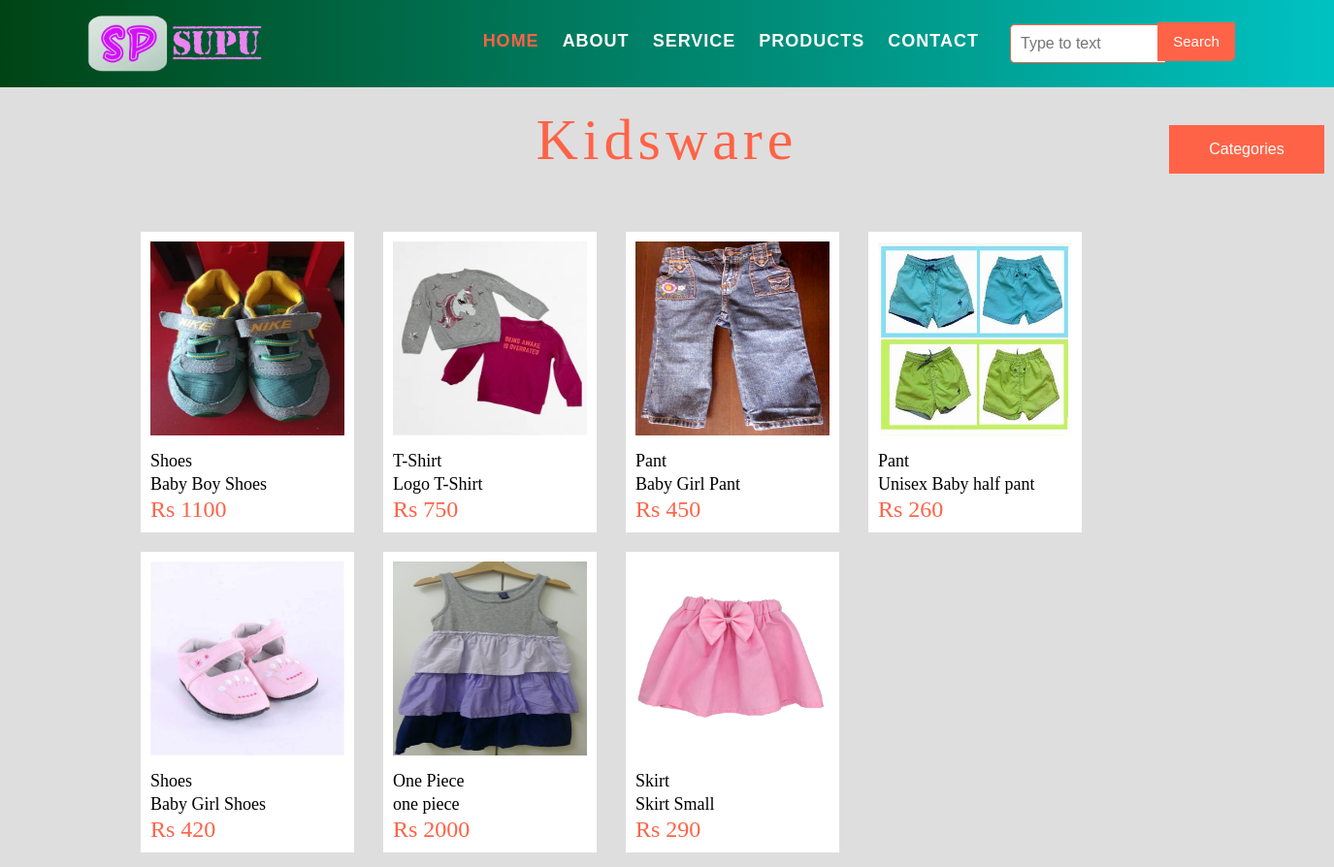
Page /kids.php on the committed database.
### tables this page shows
CREATE TABLE `tbl_products` (
  `productid` int(11) NOT NULL,
  `category` varchar(40) NOT NULL,
  `productname` varchar(100) NOT NULL,
  `title` varchar(60) NOT NULL,
  `description` varchar(1000) NOT NULL,
  `price` float NOT NULL,
  `img1` varchar(50) DEFAULT NULL
);

### kids.php (the view, shortened to what this page needs)
<!DOCTYPE html>
<head>
    <link rel="stylesheet" href="css/product.css">
    <link rel="stylesheet" href="https://cdnjs.cloudflare.com/ajax/libs/font-awesome/4.7.0/css/font-awesome.min.css">
</head>
<body>
    <div class="heading">
        <?php
        include 'include/header.php';
        ?>
    </div>
    <div class="container">
        <div class="category">Kidsware</div>
        <div class="dropdown1">
            <button class="dropbtn1">Categories</button>
        </div>
        <div class=" product" id="myBtn">
            <?php
            $sql = "SELECT * FROM tbl_products WHERE category = 'kidsware'";
            $result = mysqli_query($conn, $sql);
            $i = 0;
            if (mysqli_num_rows($result) > 0) {
                while ($value = mysqli_fetch_assoc($result)) {
            ?>
                    <div class="item" onclick="show('<?php echo $i; ?>')">
                        <div class="image">
                            <img src="images/upload/<?php echo $value['img1']; ?>" alt="" height="200px" width="200px" ;>
                        </div>
                        <div class="desc">
                            <div class="productname">
                                <?php echo $value['productname']; ?>
                            </div>
                            <div class="title">
                                <?php echo $value['title']; ?>
                            </div>
                            <div class="price">
                                <?php echo "Rs " . $value['price']; ?>
                            </div>
                        </div>
                    </div>
        </div>
<?php
                    $i++;
                }
            }
?>
</body>
</html>

### include/header.php (shortened to what this page needs)
<!DOCTYPE html>
<html lang="en">
<head>
    <head>
        <link rel="stylesheet" href="css/header.css">
        <link rel="stylesheet" href="https://cdnjs.cloudflare.com/ajax/libs/font-awesome/4.7.0/css/font-awesome.min.css">
    </head>
</head>
<body>
    <header>
        <div class="logo">
            <a href="index.php"><img src="./images/logo1.png" width=180px;></a>
        </div>
        <nav>
            <ul>
                <li><a href="index.php" style="color:tomato;">Home</a></li>
                <li><a href="index.php#about">About</a></li>
                <li><a href="index.php#service">Service</a></li>
                <li><a href="products.php">Products</a></li>
                <li><a href="index.php#contact">Contact</a></li>
                <?php
                if (isset($_SESSION['log_status'])) {
                ?>
                    <li>
                        <div class="dropdown">
                            <div class="dropbtn"><?php echo $_SESSION['name']; ?></div>
                            <div class="dropdown-content">
                                <a href="cart.php">Cart</a>
                                <a href="myorder.php">My Order</a>
                                <a href="changepw.php">Change Password</a>
                                <a href="logout.php" onclick="if (confirm(`Are You sure you want to logout?`)){return true;}else{event.stopPropagation(); event.preventDefault();};">Log out</a>
                            </div>
                        </div>
                    </li>
                    <li><a href="cart.php"><i class="fa fa-shopping-cart" style="font-size: 30px;"></i></a></li>
                <?php
                } else {
                ?>
                    <li>
                        <input class="srch" type="search" name="" placeholder="Type to text">
                        <a href="#"><button class="btn">Search</button></a>
                    </li>
                <?php
                }
                ?>
            </ul>
        </nav>
    </header>
</body>
</html>

### css/product.css (style rules this page uses)
* { box-sizing: border-box; margin: 0; padding: 0; }
body { background-color: rgb(222, 222, 222); }
.heading { height: 90px; background-image: linear-gradient(to right, rgb(0, 68, 20), rgb(0, 194, 194)); }
.category { color: tomato; font-family: Copperplate, Papyrus, fantasy; text-align: center; font-size: 60px; padding-top: 20px; letter-spacing: 5px; }
.product { margin: 0 130px 5px; display: flex; flex-wrap: wrap; justify-content: flex-start; cursor: pointer; }
.item { height: 310px; width: 220px; margin: 10px 15px; overflow: hidden; background-color: white; }
.image { padding: 10px; }
.desc { padding: 0 10px; font-size: 18px; line-height: 24px; }
.price { padding-top: 2px; font-size: 24px; color: tomato; }
.dropbtn1 { position: relative; background-color: tomato; color: white; padding: 16px; font-size: 16px; border: none; cursor: pointer; min-width: 160px; margin-left: 1200px; top: 0px; transition: all 0.5s; }
.dropdown1 { top: -50px; right: -5px; position: relative; display: inline-block; }

### css/header.css (style rules this page uses)
* { box-sizing: border-box; padding: 0; margin: 0; }
header { display: flex; flex-wrap: wrap; justify-content: space-between; align-items: center; font-family: Verdana, sans-serif; width: 100%; padding: 5px 40px; }
.logo a { position: relative; top: 10px; padding: 50px 50px 0; font-size: 35px; text-decoration: none; color: rgb(255, 255, 255); }
nav ul { display: flex; list-style-type: none; padding-right: 50px; padding-top: 20px; cursor: pointer; justify-content: center; }
nav ul li a { text-transform: uppercase; text-decoration: none; font-weight: bold; padding: 12px; color: rgb(255, 255, 255); letter-spacing: 1px; font-size: 18px; transition: all 0.5s; }
.srch { margin-left: 20px; width: 160px; height: 40px; background: transparent; border: 1px solid tomato; margin-top: -7px; background-color: #fff; border-right: none; font-size: 16px; float: left; padding: 10px; border-bottom-left-radius: 5px; border-top-left-radius: 5px; }
.btn { width: 80px; height: 40px; background: tomato; border: 2px solid tomato; margin-left: -20px; margin-top: -10px; color: #fff; font-size: 15px; border-bottom-right-radius: 5px; border-bottom-right-radius: 5px; transition: 0.2s ease; cursor: pointer; }

### rows in the picture
tbl_products: img1 (picture), productname "Shoes", title "Baby Boy Shoes", price "1100"
tbl_products: img1 (picture), productname "T-Shirt", title "Logo T-Shirt", price "750"
tbl_products: img1 (picture), productname "Pant", title "Baby Girl Pant", price "450"
tbl_products: img1 (picture), productname "Pant", title "Unisex Baby half pant", price "260"
tbl_products: img1 (picture), productname "Shoes", title "Baby Girl Shoes", price "420"
tbl_products: img1 (picture), productname "One Piece", title "one piece", price "2000"
tbl_products: img1 (picture), productname "Skirt", title "Skirt Small", price "290"
